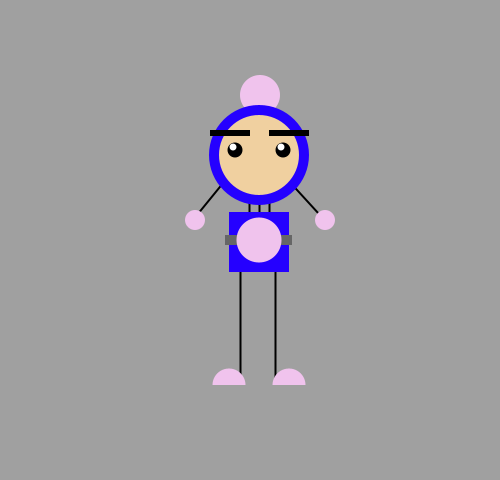
Frame 1 (no input)
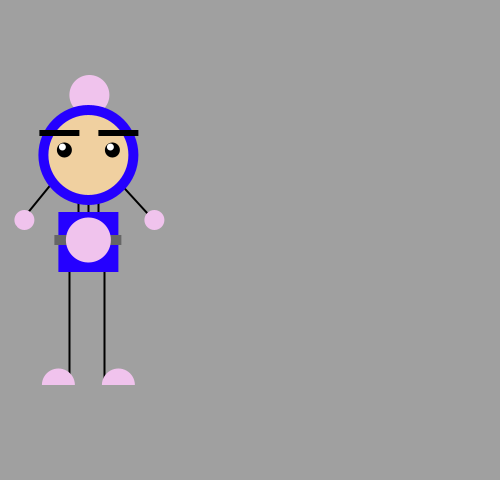
Frame 60 (the mouse pressed at the canvas centre just before this capture)
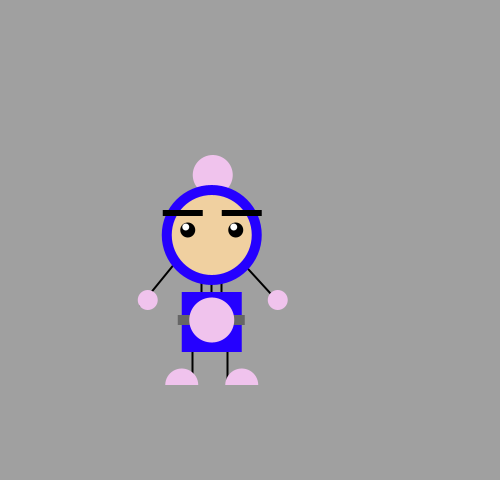
Frame 120 (the mouse held since frame 60 and released just before this capture)

The Processing sketch that drew these frames (run headless with seeded random() and noise(); from frame 60 on, the mouse is pressed at the canvas centre):

// Processing sketch: processing_55728
// ── processing_55728.pde

// variables
float x = 250;
float y = 300;
int bodyHeight = 60;
int neckHeight = 10;
int radius = 100;


float easing = 0.02;

void setup() {
  size(500, 480);
  smooth();
  strokeWeight(2);
 
}  


void draw() {
  
  int targetX = mouseX;
  x += (targetX - x) * easing;
  
  if (mousePressed) {
    y = 380;
  } else {
    y = 300;
  }


  float ny = y - bodyHeight - neckHeight - radius;

  background(160, 160, 160);

  stroke(0);
  line(x+4, y-bodyHeight, x+4, ny);
  line(x+14, y-bodyHeight, x+14, ny);
  line(x+24, y-bodyHeight, x+24, ny);

  line(x, ny+25, x-57, ny+95); // left arm
  line(x+20, ny+25, x+84, ny+95); // right arm

  line(x-5, 380, x-5, y-40); // leg
  line(x+30, 380, x+30, y-40); // leg

  // Body
  noStroke();
  fill(240, 195, 237);
  arc(x-16, 385, 33, 33, 3.14259, 3.14259*2); // foot
  arc(x+44, 385, 33, 33, 3.14259, 3.14259*2); // foot
  fill(37, 0, 255);
  rect(x-16, y-bodyHeight-28, 60, bodyHeight); // main body
  fill(102);
  rect(x-20, y-bodyHeight-5, 67, 10); // grey rectangle
  fill(240, 195, 237);
  ellipse(x+14, y-bodyHeight, 45, 45); // ball

  // Head
  fill(240, 195, 237);
  ellipse(x+15, ny-35, 40, 40); // little head on the top
  fill(37, 0, 255);
  ellipse(x+14, ny+25, radius, radius); // head
  fill(240, 208, 160);
  ellipse(x+14, ny+25, radius-20, radius-20); // face
  fill(0);
  rect(x-35, ny, 40, 6); // left eyebrows
  rect(x+24, ny, 40, 6); // right eyebrows
  ellipse(x+38, ny+20, 15, 15); // right eye
  fill(255);
  ellipse(x+36, ny+17, 7, 7); // right eye 1
  fill(0);
  ellipse(x-10, ny+20, 15, 15); // left eye
  fill(255);
  ellipse(x-12, ny+17, 7, 7); // left eye 1
  fill(240, 195, 237);
  ellipse(x-50, ny+90, 20, 20); // left hand
  ellipse(x+80, ny+90, 20, 20); // right hand
}
